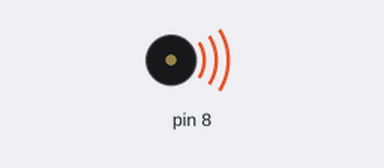
The sketch below on a simulated Arduino Uno, built with avr-gcc and run on an emulated ATmega328P. On the bench: buzzer (waves = sounding).

Above: at 0.7 s.
At 14.2 s:
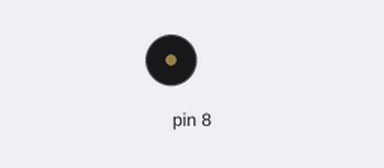
Timing chart, 0 to 21.7 s (numbered marks = the images above):
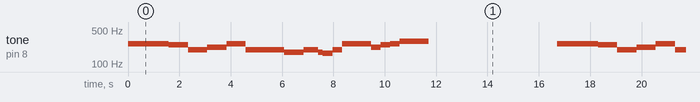

Measured:
- by itself, tone on pin 8: repeats every 16.7 s: 247 Hz 0.75 s, 196 Hz 0.75 s, 220 Hz 0.75 s, 262 Hz 0.75 s, 196 Hz 1.5 s, 175 Hz 0.75 s, 196 Hz 0.56 s, 175 Hz 0.19 s, 165 Hz 0.38 s, 196 Hz 0.38 s, 262 Hz 1.1 s, 220 Hz 0.38 s, 247 Hz 0.38 s, 262 Hz 0.38 s, 294 Hz 1.1 s, silent 5.0 s, 262 Hz 1.6 s

The sketch:

tocar_melodia.ino
```cpp
#define NOTE_C3 131
#define NOTE_CS3 139
#define NOTE_D3 147
#define NOTE_DS3 156
#define NOTE_E3 165
#define NOTE_F3 175
#define NOTE_FS3 185
#define NOTE_G3 196
#define NOTE_GS3 208
#define NOTE_A3 220
#define NOTE_AS3 233
#define NOTE_B3 247
#define NOTE_C4 262
#define NOTE_CS4 277
#define NOTE_D4 294
#define NOTE_DS4 311
#define NOTE_E4 330
#define NOTE_F4 349
#define NOTE_FS4 370
#define NOTE_G4 392
#define NOTE_GS4 415
#define NOTE_A4 440
#define NOTE_AS4 466
#define NOTE_B4 494
#define WHOLE 1
#define HALF 0.5
#define QUARTER 0.25
#define EIGHTH 0.125
#define SIXTEENTH 0.0625

int tune[] = { NOTE_C4, NOTE_C4, NOTE_C4, NOTE_C4, NOTE_C4, NOTE_B3, NOTE_G3, NOTE_A3,
NOTE_C4, NOTE_C4, NOTE_G3, NOTE_G3, NOTE_F3, NOTE_F3, NOTE_G3, NOTE_F3, NOTE_E3, NOTE_G3,
NOTE_C4, NOTE_C4, NOTE_C4, NOTE_C4, NOTE_A3, NOTE_B3, NOTE_C4, NOTE_D4};

float duration[] = { EIGHTH, QUARTER+EIGHTH, SIXTEENTH, QUARTER, QUARTER, HALF, HALF,
HALF, QUARTER, QUARTER, HALF+QUARTER, QUARTER, QUARTER, QUARTER, QUARTER+EIGHTH, EIGHTH,
QUARTER, QUARTER, QUARTER, EIGHTH, EIGHTH, QUARTER, QUARTER, QUARTER, QUARTER,
HALF+QUARTER};

int length;

void setup(){
  pinMode(8, OUTPUT);
  length = sizeof(tune) / sizeof(tune[0]);
}

void loop(){
  for (int x=0;x<length;x++){
    tone(8, tune[x]);
  	delay(1500 * duration[x]);
    noTone(8);
  }
  delay(5000);
}
```
